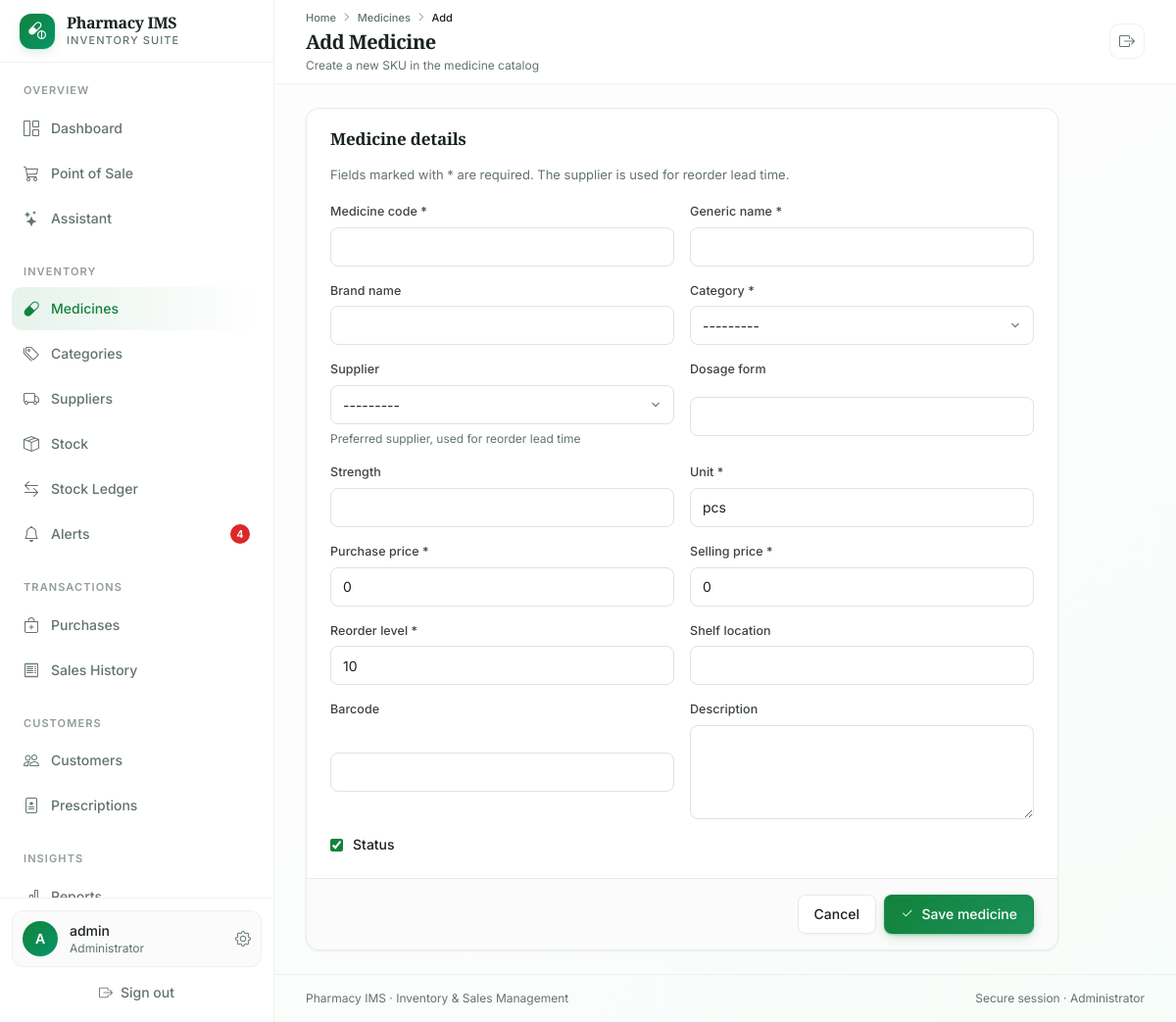
Screenshot of /inventory/add/ (signed in) with the database file from the repository.
### accounts/models.py (models this page shows, shortened)
class CustomUser(AbstractUser):
    ROLE_CHOICES = (
        ('admin', 'Administrator'),
        ('pharmacist', 'Pharmacist'),
        ('cashier', 'Cashier'),
        ('inventory_clerk', 'Inventory Clerk'),
    )
    role = models.CharField(max_length=20, choices=ROLE_CHOICES, default='cashier')
    phone = models.CharField(max_length=15, blank=True, null=True)
    license_no = models.CharField(max_length=50, blank=True, null=True, help_text='For Pharmacist')
    status = models.BooleanField(default=True)
    otp_secret = models.CharField(max_length=64, blank=True)
    otp_enabled = models.BooleanField(default=False)

### inventory/views.py (the view)
# urls.py: path('add/', views.medicine_add, name='medicine_add'),
@capability_required('manage_inventory')
def medicine_add(request):
    form = MedicineForm(request.POST or None)
    if request.method == 'POST' and form.is_valid():
        medicine = form.save()
        log(request.user, 'create', medicine, f'Created medicine {medicine.medicine_code}', request)
        messages.success(request, 'Medicine added successfully.')
        return redirect('medicine_list')
    return render(request, 'inventory/medicine_add.html', {'form': form})

### templates/inventory/medicine_add.html (shortened to what this page needs)
{% extends 'base.html' %}
{% block page_title %}Add Medicine{% endblock %}
{% block page_subtitle %}Create a new SKU in the medicine catalog{% endblock %}
{% block breadcrumbs %}
<i class="bi bi-chevron-right text-[0.6rem]"></i>
<a href="{% url 'medicine_list' %}" class="transition-colors hover:text-foreground">Medicines</a>
<i class="bi bi-chevron-right text-[0.6rem]"></i>
<span class="text-foreground">Add</span>
{% endblock %}
{% block content %}
<div class="card max-w-3xl">
    <div class="card-header">
        <h2 class="card-title">Medicine details</h2>
        <p class="card-description">Fields marked with * are required. The supplier is used for reorder lead time.</p>
    </div>
    <form method="post">
        <div class="card-content grid grid-cols-1 gap-4 sm:grid-cols-2">
            {% include 'partials/form_fields.html' %}
        </div>
        <div class="card-footer flex items-center justify-end gap-2 border-t border-border">
            <a href="{% url 'medicine_list' %}" class="btn btn-outline">Cancel</a>
            <button class="btn btn-primary"><i class="bi bi-check2"></i> Save medicine</button>
        </div>
    </form>
</div>
{% endblock %}

### templates/base.html (shortened to what this page needs)
<!DOCTYPE html>
{% load static %}
<html lang="en" class="h-full">
<head>
    <link rel="stylesheet" href="https://cdn.jsdelivr.net/npm/bootstrap-icons@1.11.3/font/bootstrap-icons.min.css">
    <script src="https://cdn.tailwindcss.com"></script>
    <link rel="stylesheet" href="{% static 'css/app.css' %}">
</head>
<body class="min-h-screen bg-gradient-to-br from-background via-background to-emerald-50/30 font-sans text-foreground antialiased">
    {% if user.is_authenticated %}
    {% with url_name=request.resolver_match.url_name %}
    <div class="min-h-screen w-full lg:grid lg:grid-cols-[280px_minmax(0,1fr)]">
        <aside id="sidebar" class="fixed inset-y-0 left-0 z-50 flex w-[280px] -translate-x-full flex-col border-r border-border/60 bg-card transition-transform duration-300 ease-out lg:sticky lg:top-0 lg:h-screen lg:translate-x-0">
            <div class="flex h-16 shrink-0 items-center justify-between border-b border-border/60 px-5">
                <a href="{% url 'dashboard' %}" class="flex items-center gap-3">
                    <div class="flex h-9 w-9 items-center justify-center rounded-xl bg-gradient-to-br from-primary to-emerald-600 text-primary-foreground shadow-glow">
                        <i class="bi bi-capsule-pill text-lg"></i>
                    </div>
                    <div>
                        <div class="font-display text-base font-semibold leading-tight tracking-tight">{{ pharmacy.name|default:"Pharmacy IMS" }}</div>
                        <div class="text-[11px] font-medium uppercase tracking-widest text-muted-foreground">Inventory Suite</div>
                    </div>
                </a>
            </div>
            <div class="flex-1 overflow-y-auto px-3 py-5">
                <nav class="space-y-6">
                    <div>
                        <p class="mb-2 px-3 text-[11px] font-semibold uppercase tracking-widest text-muted-foreground/70">Overview</p>
                        <div class="space-y-0.5">
                            <a href="{% url 'dashboard' %}" class="group flex items-center gap-3 rounded-lg px-3 py-2.5 text-sm font-medium text-muted-foreground transition-colors hover:bg-accent hover:text-accent-foreground ">
                                <i class="bi bi-grid-1x2 text-base {% if url_name == 'dashboard' %}text-primary{% endif %}"></i>
                                <span>Dashboard</span>
                            </a>
                            {% if nav_perms.sell %}
                            <a href="{% url 'pos_index' %}" class="group flex items-center gap-3 rounded-lg px-3 py-2.5 text-sm font-medium text-muted-foreground transition-colors hover:bg-accent hover:text-accent-foreground ">
                                <i class="bi bi-cart3 text-base {% if url_name == 'pos_index' %}text-primary{% endif %}"></i>
                                <span>Point of Sale</span>
                            </a>
                            {% endif %}
                            {% if nav_perms.use_assistant %}
                            <a href="{% url 'assistant_index' %}" class="group flex items-center gap-3 rounded-lg px-3 py-2.5 text-sm font-medium text-muted-foreground transition-colors hover:bg-accent hover:text-accent-foreground ">
                                <i class="bi bi-stars text-base {% if 'assistant' in url_name %}text-primary{% endif %}"></i>
                                <span>Assistant</span>
                            </a>
                            {% endif %}
                        </div>
                    </div>
                    {% if nav_perms.manage_inventory %}
                    <div>
                        <p class="mb-2 px-3 text-[11px] font-semibold uppercase tracking-widest text-muted-foreground/70">Inventory</p>
                        <div class="space-y-0.5">
                            <a href="{% url 'medicine_list' %}" class="group flex items-center gap-3 rounded-lg px-3 py-2.5 text-sm font-medium text-muted-foreground transition-colors hover:bg-accent hover:text-accent-foreground {% if url_name == 'medicine_list' or url_name == 'medicine_add' or url_name == 'medicine_edit' %}!bg-gradient-to-r !from-primary/10 !to-transparent !text-primary{% endif %}">
                                <i class="bi bi-capsule text-base"></i>
                                <span>Medicines</span>
                            </a>
                            <a href="{% url 'category_list' %}" class="group flex items-center gap-3 rounded-lg px-3 py-2.5 text-sm font-medium text-muted-foreground transition-colors hover:bg-accent hover:text-accent-foreground ">
                                <i class="bi bi-tags text-base"></i>
                                <span>Categories</span>
                            </a>
                            <a href="{% url 'supplier_list' %}" class="group flex items-center gap-3 rounded-lg px-3 py-2.5 text-sm font-medium text-muted-foreground transition-colors hover:bg-accent hover:text-accent-foreground ">
                                <i class="bi bi-truck text-base"></i>
                                <span>Suppliers</span>
                            </a>
                            <a href="{% url 'inventory_list' %}" class="group flex items-center gap-3 rounded-lg px-3 py-2.5 text-sm font-medium text-muted-foreground transition-colors hover:bg-accent hover:text-accent-foreground ">
                                <i class="bi bi-box-seam text-base"></i>
                                <span>Stock</span>
                            </a>
                            <a href="{% url 'stock_movements' %}" class="group flex items-center gap-3 rounded-lg px-3 py-2.5 text-sm font-medium text-muted-foreground transition-colors hover:bg-accent hover:text-accent-foreground ">
                                <i class="bi bi-arrow-left-right text-base"></i>
                                <span>Stock Ledger</span>
                            </a>
                            <a href="{% url 'alerts' %}" class="group flex items-center gap-3 rounded-lg px-3 py-2.5 text-sm font-medium text-muted-foreground transition-colors hover:bg-accent hover:text-accent-foreground ">
                                <i class="bi bi-bell text-base"></i>
                                <span>Alerts</span>
                                {% if alert_counts.total %}<span class="ml-auto inline-flex h-5 min-w-5 items-center justify-center rounded-full bg-destructive px-1.5 text-[11px] font-semibold text-destructive-foreground">{{ alert_counts.total }}</span>{% endif %}
                            </a>
                        </div>
                    </div>
                    {% endif %}
                    <div>
                        <p class="mb-2 px-3 text-[11px] font-semibold uppercase tracking-widest text-muted-foreground/70">Transactions</p>
                        <div class="space-y-0.5">
                            {% if nav_perms.manage_purchases %}
                            <a href="{% url 'purchase_list' %}" class="group flex items-center gap-3 rounded-lg px-3 py-2.5 text-sm font-medium text-muted-foreground transition-colors hover:bg-accent hover:text-accent-foreground ">
                                <i class="bi bi-bag-plus text-base"></i>
                                <span>Purchases</span>
                            </a>
                            {% endif %}
                            {% if nav_perms.view_sales %}
                            <a href="{% url 'sales_list' %}" class="group flex items-center gap-3 rounded-lg px-3 py-2.5 text-sm font-medium text-muted-foreground transition-colors hover:bg-accent hover:text-accent-foreground ">
                                <i class="bi bi-receipt text-base"></i>
                                <span>Sales History</span>
                            </a>
                            {% endif %}
                        </div>
                    </div>
                    {% if nav_perms.view_customers %}
                    <div>
                        <p class="mb-2 px-3 text-[11px] font-semibold uppercase tracking-widest text-muted-foreground/70">Customers</p>
                        <div class="space-y-0.5">
                            <a href="{% url 'customer_list' %}" class="group flex items-center gap-3 rounded-lg px-3 py-2.5 text-sm font-medium text-muted-foreground transition-colors hover:bg-accent hover:text-accent-foreground ">
                                <i class="bi bi-people text-base"></i>
                                <span>Customers</span>
                            </a>
                            <a href="{% url 'prescription_list' %}" class="group flex items-center gap-3 rounded-lg px-3 py-2.5 text-sm font-medium text-muted-foreground transition-colors hover:bg-accent hover:text-accent-foreground ">
                                <i class="bi bi-file-medical text-base"></i>
                                <span>Prescriptions</span>
                            </a>
                        </div>
                    </div>
                    {% endif %}
                    <div>
                        <p class="mb-2 px-3 text-[11px] font-semibold uppercase tracking-widest text-muted-foreground/70">Insights</p>
                        <div class="space-y-0.5">
                            {% if nav_perms.view_reports %}
                            <a href="{% url 'reports_index' %}" class="group flex items-center gap-3 rounded-lg px-3 py-2.5 text-sm font-medium text-muted-foreground transition-colors hover:bg-accent hover:text-accent-foreground ">
                                <i class="bi bi-bar-chart-line text-base"></i>
                                <span>Reports</span>
                            </a>
                            {% endif %}
                        </div>
                    </div>
                </nav>
            </div>
            <div class="shrink-0 border-t border-border/60 p-3">
                <a href="{% url 'security_settings' %}" class="flex items-center gap-3 rounded-xl border border-border/60 bg-muted/40 p-2.5 transition-colors hover:bg-accent">
                    <div class="flex h-9 w-9 shrink-0 items-center justify-center rounded-full bg-gradient-to-br from-primary to-emerald-600 text-primary-foreground">
                        <span class="text-sm font-semibold">{{ user.username|slice:":1"|upper }}</span>
                    </div>
                    <div class="min-w-0 flex-1">
                        <p class="truncate text-sm font-medium">{{ user.get_full_name|default:user.username }}</p>
                        <p class="truncate text-xs text-muted-foreground">{{ user.get_role_display }}</p>
                    </div>
                    <i class="bi bi-gear text-muted-foreground"></i>
                </a>
                <form method="post" action="{% url 'logout' %}" class="mt-2">
                    <button class="flex w-full items-center justify-center gap-2 rounded-lg px-3 py-2 text-sm font-medium text-muted-foreground transition-colors hover:bg-destructive/10 hover:text-destructive">
                        <i class="bi bi-box-arrow-right"></i>
                        Sign out
                    </button>
                </form>
            </div>
        </aside>
        <div class="flex min-h-screen min-w-0 flex-col">
            <header class="sticky top-0 z-30 border-b border-border/60 bg-card/85 backdrop-blur-xl">
                <div class="flex min-h-16 flex-wrap items-center gap-3 px-4 py-2.5 sm:px-6 lg:px-8">
                    <div class="min-w-0 flex-1">
                        <nav class="mb-0.5 hidden items-center gap-1.5 text-[11px] font-medium text-muted-foreground sm:flex" aria-label="Breadcrumb">
                            <a href="{% url 'dashboard' %}" class="transition-colors hover:text-foreground">Home</a>
                            {% block breadcrumbs %}{% endblock %}
                        </nav>
                        <h1 class="truncate font-display text-xl font-semibold tracking-tight">{% block page_title %}Dashboard{% endblock %}</h1>
                        <p class="mt-0.5 truncate text-xs text-muted-foreground">{% block page_subtitle %}{% endblock %}</p>
                    </div>
                    <div class="flex w-full flex-nowrap items-center justify-start gap-2 overflow-x-auto pb-0.5 sm:w-auto sm:flex-wrap sm:justify-end sm:overflow-visible sm:pb-0">
                        <form method="post" action="{% url 'logout' %}" class="shrink-0">
                            <button type="submit" class="inline-flex h-9 w-9 items-center justify-center rounded-lg border border-border/60 bg-card text-muted-foreground transition-colors hover:bg-destructive/10 hover:text-destructive" title="Sign out" aria-label="Sign out">
                                <i class="bi bi-box-arrow-right"></i>
                            </button>
                        </form>
                    </div>
                </div>
            </header>
            <main class="flex-1 px-4 py-6 sm:px-6 lg:px-8">
                {% block content %}{% endblock %}
            </main>
            <footer class="border-t border-border/60 px-4 py-4 text-xs text-muted-foreground sm:px-6 lg:px-8">
                <div class="flex flex-col items-center justify-between gap-2 sm:flex-row">
                    <span>{{ pharmacy.name|default:"Pharmacy IMS" }} · Inventory &amp; Sales Management</span>
                    <span>Secure session · {{ user.get_role_display }}</span>
                </div>
            </footer>
        </div>
    </div>
    {% endwith %}
    {% else %}
    {% block auth_content %}{% endblock %}
    {% endif %}
</body>
</html>

### rows the page displays
CustomUser: username "A", get_full_name "admin", role "Administrator"

### other values shown
{{ pharmacy.name|default:"Pharmacy IMS" }} "Pharmacy IMS"
{{ alert_counts.total }} "4"
{{ field.label }} "Medicine code" "Generic name" "Brand name" "Category" "Supplier" "Dosage form" "Strength" "Unit" "Purchase price" "Selling price" "Reorder level" "Shelf location" "Barcode" "Description"
{{ field.help_text }} "Preferred supplier, used for reorder lead time"
{{ field.label }} "Status"
